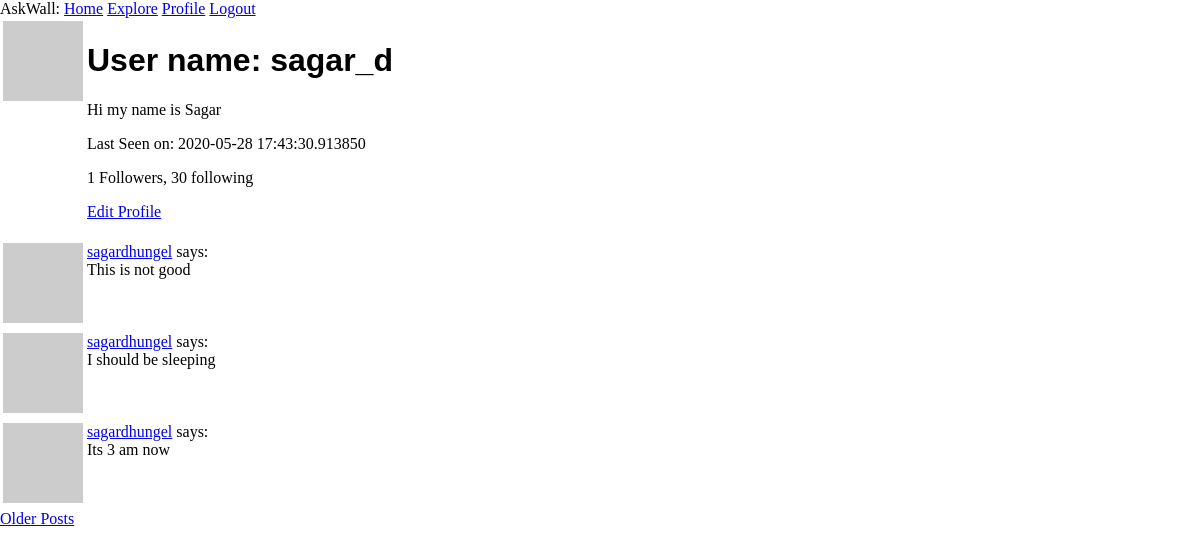
Before: /user/sagar_d (signed in) with the older database file.
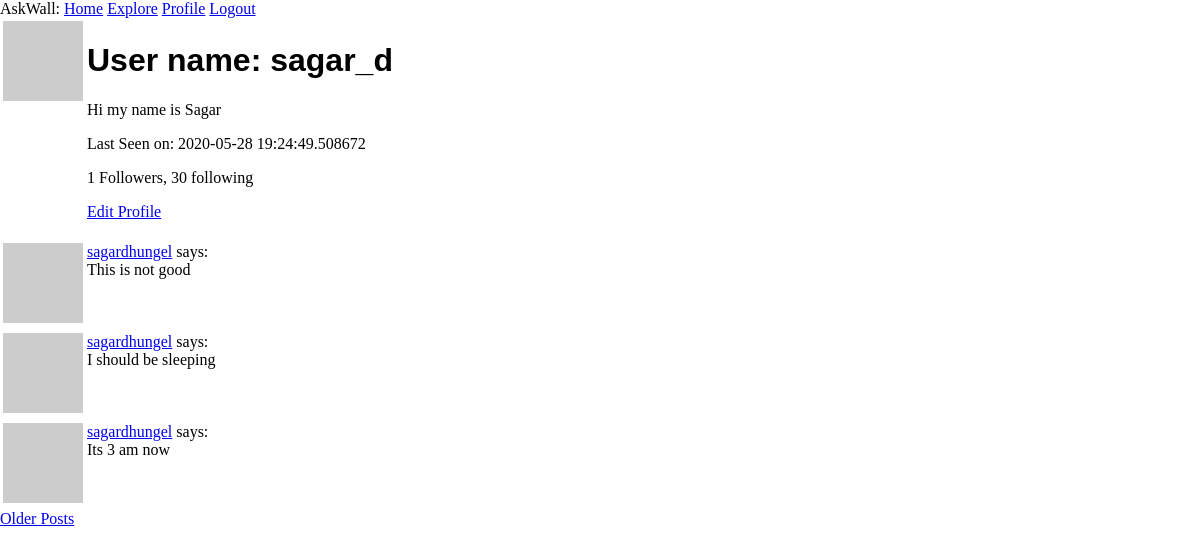
After: the same page with the newer database file.
### app/models.py (models this page shows, shortened)
class User(UserMixin, db.Model):
	id = db.Column(db.Integer, primary_key= True)
	username = db.Column(db.String(64), index = True)
	email = db.Column(db.String(120), index = True)
	password_hash = db.Column(db.String(128))
	posts = db.relationship('Post', backref='author', lazy='dynamic')
	about_me = db.Column(db.String(150))
	last_seen = db.Column(db.DateTime, default=datetime.utcnow)
	followed = db.relationship(
		'User', secondary=followers,
		primaryjoin = (followers.c.follower_id == id),
		secondaryjoin = (followers.c.followed_id == id),
		backref = db.backref('followers', lazy='dynamic'), lazy ='dynamic')
	def avatar(self, size):
		digest = md5(self.email.lower().encode('utf-8')).hexdigest()
		return 'http://www.gravatar.com/avatar/{}?d=identicon&s={}'.format(digest, size)

class Post(db.Model):
	id = db.Column(db.Integer, primary_key = True)
	body = db.Column(db.String(140))
	timestamp = db.Column(db.DateTime, index= True, default=datetime.utcnow)
	user_id = db.Column(db.Integer, db.ForeignKey('user.id'))

### app/routes.py (the view)
@app.route('/user/<username>')
@login_required
def user(username):
	user = User.query.filter_by(username=username).first_or_404()
	page = request.args.get('page', 1, type=int)
	posts = Post.query.order_by(Post.timestamp.desc()).paginate(
		page, app.config['POSTS_PER_PAGE'], False)
	next_url = url_for('index', page=posts.next_num) if posts.has_next else None
	prev_url = url_for('index', page = posts.prev_num) if posts.has_prev else None
	return render_template('user.html', user=user, posts=posts.items, prev_url=prev_url, next_url=next_url)

### app/models.py (called while the page is built)
@login.user_loader
def load_user(id):
	return User.query.get(int(id))

### app/routes.py (called while the page is built)
@app.before_request
def before_request():
	if current_user.is_authenticated:
		current_user.last_seen = datetime.utcnow()
		db.session.commit()

### app/templates/user.html (shortened to what this page needs)
{% extends "base.html" %}
{% block content %}
	<table>
		<tr valign="top">
			<td><img src="{{ user.avatar(128) }}"></td>
			<td>
				<h1> User name: {{ user.username }}</h1>
				{% if user.about_me %}
					<p> {{ user.about_me }}</p>
				{% endif %}
				{% if user.last_seen %}
					<p>Last Seen on: {{ user.last_seen }}</p>
				{% endif %}
				<p> {{user.followers.count() }} Followers, {{ user.followed.count() }} following</p>
				{% if user == current_user %}
					<p><a href="{{ url_for('edit_profile') }}">Edit Profile</a></p>
				{% elif current_user.is_following(user) %}
				<p><a href="{{ url_for('unfollow', username= user.username) }}">UnFoollow</a></p>
				{% elif not current_user.is_following(user) %}
				<p><a href="{{ url_for('follow', username= user.username) }}">Foollow</a></p>
				{% endif %}
			</td>
		</tr>
	</table>
	{% for post in posts %}
		{% include "_post.html" %}
	{% endfor %}
	{% if next_url %}
		<a href="{{ next_url }}">Older Posts</a>
	{% endif %}
{% endblock %}

### app/templates/base.html (shortened to what this page needs)
<!DOCTYPE html>
<html>
<head>
	<link rel="stylesheet" type="text/css" href="{{url_for('static', filename='style.css')}}">
</head>
<body>
	<div>AskWall:
		<a href="{{ url_for('index') }}">Home</a>
		<a href="{{ url_for('explore') }}">Explore</a>
		{% if current_user.is_anonymous %}
			<a href="{{ url_for('login') }}">Login</a>
		{% else %}
			<a href="{{ url_for('user', username=current_user.username) }}">Profile</a>
			<a href="{{ url_for('logout') }}">Logout</a>
		{% endif %}
	</div>
	{% block content %} {% endblock %}
</body>
</html>

### app/templates/_post.html
<table>
    <tr valign="top">
        <td><img src="{{ post.author.avatar(36) }}"></td>
        <td><a href="{{ url_for('user', username=post.author.username) }}">{{ post.author.username }}</a> says:<br>{{ post.body }}</td>
    </tr>
</table>

### app/static/style.css (style rules this page uses)
body, html { margin: 0; padding: 0; }
h1 { font-family: sans-serif; }

Changed rows visible on the page:
changed User "sagar_d": last_seen "2020-05-28 17:43:30.913850" → "2020-05-28 19:24:49.508672"
